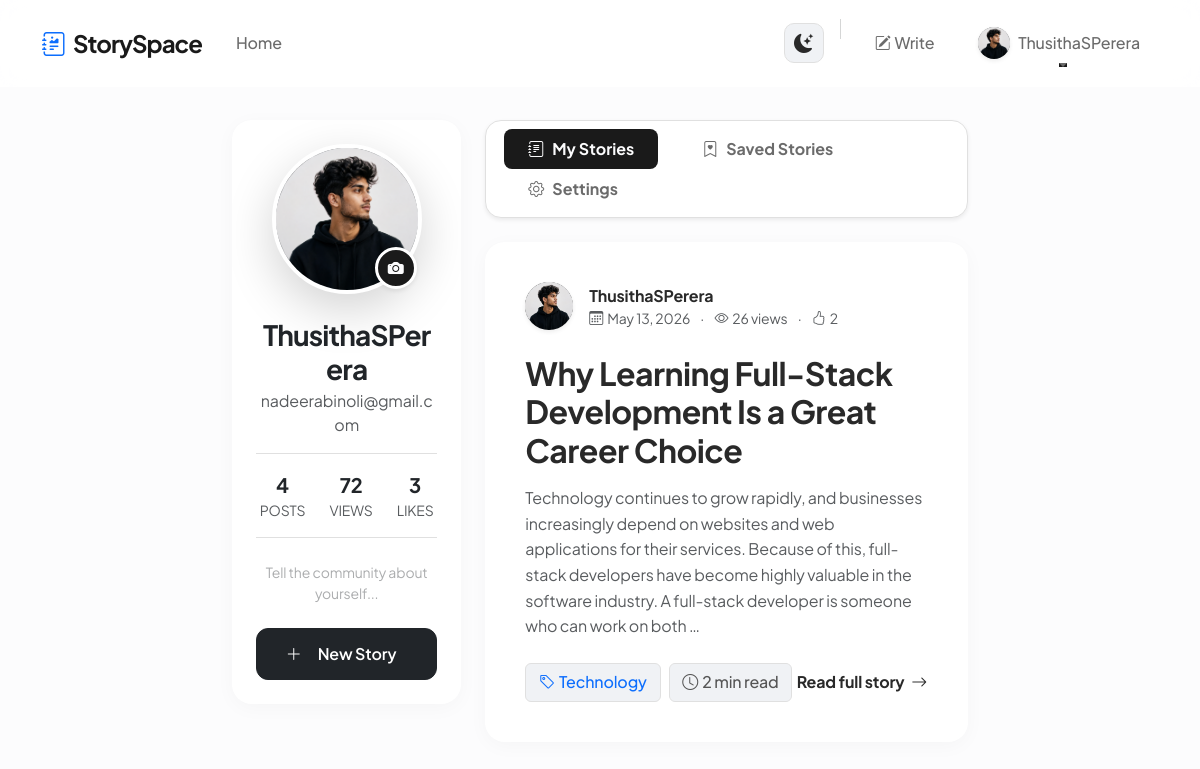
The app's page /users/profile/ (signed in) with its own data.
### users/models.py (models this page shows, shortened)
class Profile(models.Model):
    user = models.OneToOneField(User, on_delete=models.CASCADE)
    image = models.ImageField(default='default.jpg', upload_to='profile_pics')
    bio = models.TextField(blank=True, null=True)

### blog/models.py (models this page shows, shortened)
class Post(models.Model):
    title = models.CharField(max_length=100)
    content = models.TextField()
    date_posted = models.DateTimeField(default=timezone.now)
    author = models.ForeignKey(User, on_delete=models.CASCADE)
    category = models.ForeignKey(Category, on_delete=models.SET_NULL, null=True, blank=True)
    views = models.PositiveIntegerField(default=0)
    likes = models.ManyToManyField(User, related_name='post_likes', blank=True)
    image = models.ImageField(default='default_post.jpg', upload_to='post_pics')
    @property
    def plain_text(self):
        import re
        text = self.content
        text = re.sub(r'```.*?```', '', text, flags=re.DOTALL)
        text = re.sub(r'`([^`]+)`', r'\1', text)
        text = re.sub(r'!\[[^\]]*\]\([^\)]+\)', '', text)
        text = re.sub(r'\[([^\]]+)\]\([^\)]+\)', r'\1', text)
        text = re.sub(r'[*_]{1,3}([^*_]+)[*_]{1,3}', r'\1', text)
        text = re.sub(r'#+\s*(.*)', r'\1', text)
        text = re.sub(r'^-{3,}|^\*{3,}|^\_{3,}', '', text, flags=re.MULTILINE)
        text = re.sub(r'^>\s+', '', text, flags=re.MULTILINE)
        text = re.sub(r'^\s*[-*+]\s+', '', text, flags=re.MULTILINE)
        text = re.sub(r'^\s*\d+\.\s+', '', text, flags=re.MULTILINE)
        return text.strip()

class Category(models.Model):
    name = models.CharField(max_length=100)

### users/views.py (the view)
# urls.py: path('profile/', views.profile, name='profile'),
@login_required
def profile(request):
    from .models import Profile
    from blog.models import Post, Bookmark
    from django.db.models import Sum
    from django.http import JsonResponse
    Profile.objects.get_or_create(user=request.user)
    posts = Post.objects.filter(author=request.user)
    post_count = posts.count()
    total_views = posts.aggregate(Sum('views'))['views__sum'] or 0
    total_likes = 0
    for post in posts:
        total_likes += post.likes.count()
    if request.headers.get('x-requested-with') == 'XMLHttpRequest':
        return JsonResponse({
            'post_count': post_count,
            'total_views': total_views,
            'total_likes': total_likes
        })
    if request.method == 'POST':
        u_form = UserUpdateForm(request.POST, instance=request.user)
        p_form = ProfileUpdateForm(request.POST, request.FILES, instance=request.user.profile)
        if u_form.is_valid() and p_form.is_valid():
            u_form.save()
            p_form.save()
            messages.success(request, 'Your profile has been updated!')
            return redirect('profile')
    else:
        u_form = UserUpdateForm(instance=request.user)
        p_form = ProfileUpdateForm(instance=request.user.profile)
    bookmarked_posts = [b.post for b in Bookmark.objects.filter(user=request.user).select_related('post', 'post__author')]
    context = {
        'u_form': u_form,
        'p_form': p_form,
        'posts': posts,
        'bookmarked_posts': bookmarked_posts,
        'post_count': post_count,
        'total_views': total_views,
        'total_likes': total_likes
    }
    return render(request, 'users/profile.html', context)

### templates/users/profile.html (shortened to what this page needs)
{% extends "base.html" %}
{% block content %}
    <div class="row g-4">
        <div class="col-lg-4 reveal">
            <div class="card card-minimal text-center p-4">
                <div class="mb-4 position-relative mx-auto" style="width: 150px; height: 150px;">
                    <div class="profile-image-outer shadow-lg">
                        <img id="image-preview"
                             class="w-100 h-100 {% if not user.profile.image or user.profile.image.name == 'default.jpg' %}d-none{% endif %}"
                             style="object-fit: cover; display: block;"
                             src="{% if user.profile.image %}{{ user.profile.image.url }}{% endif %}"
                             alt="Profile Image"
                             onerror="this.classList.add('d-none'); document.getElementById('image-preview-placeholder').classList.remove('d-none');">
                    </div>
                    <label for="id_image" class="avatar-upload-btn shadow-sm" title="Change Profile Picture">
                        <i class="bi bi-camera-fill"></i>
                    </label>
                </div>
                <h3 class="fw-bold mb-1">{{ user.username }}</h3>
                <p class="text-muted mb-3">{{ user.email }}</p>
                <div class="d-flex justify-content-center gap-4 mb-4 border-top border-bottom border-main py-3">
                    <div class="text-center">
                        <div id="stat-posts" class="fw-bold fs-5">{{ post_count }}</div>
                        <div class="text-muted small text-uppercase">Posts</div>
                    </div>
                    <div class="text-center">
                        <div id="stat-views" class="fw-bold fs-5">{{ total_views }}</div>
                        <div class="text-muted small text-uppercase">Views</div>
                    </div>
                    <div class="text-center">
                        <div id="stat-likes" class="fw-bold fs-5">{{ total_likes }}</div>
                        <div class="text-muted small text-uppercase">Likes</div>
                    </div>
                </div>
                {% if user.profile.bio %}
                    <p class="text-muted mb-4 px-2 small lh-base">{{ user.profile.bio }}</p>
                {% else %}
                    <p class="text-muted mb-4 px-2 small opacity-50 italic">Tell the community about yourself...</p>
                {% endif %}
                <div class="d-grid gap-2">
                    <a href="{% url 'post-create' %}" class="btn btn-dark btn-modern">
                        <i class="bi bi-plus-lg me-2"></i>New Story
                    </a>
                </div>
            </div>
        </div>
        <div class="col-lg-8 reveal">
            <ul class="nav nav-pills mb-4 bg-card p-2 rounded-4 shadow-sm border border-main d-inline-flex" id="profileTabs" role="tablist">
                <li class="nav-item" role="presentation">
                    <button class="nav-link active rounded-3 fw-bold px-4 py-2" id="posts-tab" data-bs-toggle="pill" data-bs-target="#posts" type="button" role="tab">
                        <i class="bi bi-journal-text me-2"></i>My Stories
                    </button>
                </li>
                <li class="nav-item" role="presentation">
                    <button class="nav-link rounded-3 fw-bold px-4 py-2" id="saved-tab" data-bs-toggle="pill" data-bs-target="#saved" type="button" role="tab">
                        <i class="bi bi-bookmark-heart me-2"></i>Saved Stories
                    </button>
                </li>
                <li class="nav-item" role="presentation">
                    <button class="nav-link rounded-3 fw-bold px-4 py-2" id="settings-tab" data-bs-toggle="pill" data-bs-target="#settings" type="button" role="tab">
                        <i class="bi bi-gear me-2"></i>Settings
                    </button>
                </li>
            </ul>
            <div class="tab-content" id="profileTabsContent">
                <div class="tab-pane fade show active" id="posts" role="tabpanel">
                    <div class="posts-list">
                        {% include "blog/_post_list.html" %}
                    </div>
                </div>
            </div>
        </div>
    </div>
{% endblock %}

### templates/base.html (shortened to what this page needs)
<!DOCTYPE html>
<html lang="en">
<head>
    <link href="https://cdn.jsdelivr.net/npm/bootstrap@5.3.0/dist/css/bootstrap.min.css" rel="stylesheet">
    <link rel="stylesheet" href="https://cdn.jsdelivr.net/npm/bootstrap-icons@1.11.1/font/bootstrap-icons.css">
</head>
<body>
    <header class="site-header">
        <nav class="navbar navbar-expand-md fixed-top" id="mainNavbar">
            <div class="container">
                <a class="navbar-brand d-flex align-items-center" href="{% url 'blog-home' %}">
                    <i class="bi bi-journal-richtext me-2 text-primary"></i>StorySpace
                </a>
                <div class="collapse navbar-collapse" id="navbarToggle">
                    <div class="navbar-nav me-auto">
                        <a class="nav-item nav-link" href="{% url 'blog-home' %}">Home</a>
                    </div>
                    <div class="navbar-nav ms-auto align-items-center">
                        <button class="theme-toggle-btn" id="theme-toggle" title="Toggle Theme">
                            <i class="bi bi-moon-stars-fill"></i>
                        </button>
                        {% if user.is_authenticated %}
                            <a class="nav-item nav-link" href="{% url 'post-create' %}">
                                <i class="bi bi-pencil-square me-1"></i>Write
                            </a>
                            <div class="nav-item dropdown ms-md-2">
                                <a class="nav-link dropdown-toggle d-flex align-items-center" href="#" id="profileDropdown" role="button" data-bs-toggle="dropdown">
                                    <div class="d-flex align-items-center me-2">
                                        {% if user.profile.image and user.profile.image.name != 'default.jpg' %}
                                            <img src="{{ user.profile.image.url }}" class="rounded-circle shadow-sm" style="width: 32px; height: 32px; object-fit: cover;" onerror="this.classList.add('d-none'); this.previousElementSibling.classList.remove('d-none');">
                                        {% endif %}
                                    </div>
                                    {{ user.username }}
                                </a>
                            </div>
                        {% else %}
                            <a class="nav-item nav-link" href="{% url 'login' %}">Login</a>
                            <a class="btn btn-dark btn-modern ms-md-2" style="padding: 0.5rem 1.2rem; border-radius: 10px;" href="{% url 'register' %}">Get Started</a>
                        {% endif %}
                    </div>
                </div>
            </div>
        </nav>
    </header>
    <main role="main" class="container" style="margin-top: 120px; margin-bottom: 80px;">
        <div class="row justify-content-center">
            <div class="col-md-10 col-lg-8">
                <div class="animate-fade-in">
                    {% block content %}{% endblock %}
                </div>
            </div>
        </div>
    </main>
</body>
</html>

### templates/blog/_post_list.html (shortened to what this page needs)
{% for post in posts %}
    <div class="card card-minimal mb-5 p-3 p-md-4 reveal">
        <div class="card-body">
            <div class="d-flex align-items-center mb-4">
                <div class="position-relative me-3">
                    {% if post.author.profile.image and post.author.profile.image.name != 'default.jpg' %}
                        <img src="{{ post.author.profile.image.url }}" class="rounded-circle shadow-sm" style="width: 48px; height: 48px; object-fit: cover;" onerror="this.classList.add('d-none'); this.previousElementSibling.classList.remove('d-none');">
                    {% endif %}
                </div>
                <div>
                    <div class="fw-bold text-main fs-6">{{ post.author.username }}</div>
                    <div class="text-muted small">
                        <i class="bi bi-calendar3 me-1"></i>{{ post.date_posted|date:"M d, Y" }}
                        <span class="mx-2">·</span>
                        <i class="bi bi-eye me-1"></i>{{ post.views }} views
                        <span class="mx-2">·</span>
                        <i class="bi bi-hand-thumbs-up me-1"></i>{{ post.likes.count }}
                    </div>
                </div>
            </div>
            <a href="{% url 'post-detail' post.id %}" class="text-decoration-none text-main group">
                <h2 class="fw-bold mb-3 h2 post-title-hover" style="letter-spacing: -0.5px;">{{ post.title }}</h2>
                <p class="text-muted mb-4 fs-6" style="line-height: 1.6;">{{ post.plain_text|truncatewords:40 }}</p>
            </a>
            <div class="d-flex justify-content-between align-items-center mt-auto">
                <div class="d-flex gap-2">
                    {% if post.category %}
                        <span class="badge-subtle text-primary border-main" style="border: 1px solid transparent;"><i class="bi bi-tag me-1"></i>{{ post.category.name }}</span>
                    {% endif %}
                    <span class="badge-subtle border-main" style="border: 1px solid transparent;"><i class="bi bi-clock me-1"></i>{% with count=post.content|wordcount %}{% widthratio count 200 1 %}{% endwith %} min read</span>
                </div>
                <a href="{% url 'post-detail' post.id %}" class="btn btn-link text-decoration-none text-main fw-bold p-0">
                    Read full story <i class="bi bi-arrow-right ms-1"></i>
                </a>
            </div>
        </div>
    </div>
{% endfor %}

### records on screen
Post: author.profile.image (picture), author.username "ThusithaSPerera", date_posted "May 13, 2026", views "26", likes.count "2", title "Why Learning Full-Stack Development Is a Great Career Choice", plain_text "Technology continues to grow rapidly, and businesses increasingly depend on websites and web applications for their services. Because of this, full-stack developers have become highly valuable in the software industry. A full-stack developer is someone who can work on both …", category.name "Technology", widthratio "2"

### other values on screen
{{ user.username }} "ThusithaSPerera"
{{ user.email }} "nadeerabinoli@gmail.com"
{{ post_count }} "4"
{{ total_views }} "72"
{{ total_likes }} "3"
